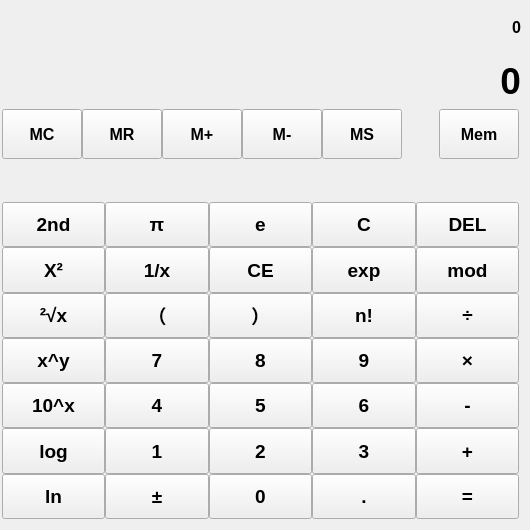
    <widget class="QWidget" name="sciPage">
     <widget class="QWidget" name="layoutWidget_2">
      <property name="geometry">
       <rect>
        <x>0</x>
        <y>0</y>
        <width>521</width>
        <height>161</height>
       </rect>
      </property>
      <layout class="QVBoxLayout" name="TextLabelLayout_2">
       <property name="spacing">
        <number>0</number>
       </property>
       <item>
        <widget class="QLabel" name="textLabelunder_2">
         <property name="sizePolicy">
          <sizepolicy hsizetype="Preferred" vsizetype="Minimum">
           <horstretch>0</horstretch>
           <verstretch>0</verstretch>
          </sizepolicy>
         </property>
         <property name="font">
          <font>
           <family>Microsoft YaHei UI</family>
           <pointsize>12</pointsize>
           <weight>75</weight>
           <bold>true</bold>
           <underline>false</underline>
           <kerning>true</kerning>
          </font>
         </property>
         <property name="cursor">
          <cursorShape>IBeamCursor</cursorShape>
         </property>
         <property name="mouseTracking">
          <bool>true</bool>
         </property>
         <property name="tabletTracking">
          <bool>false</bool>
         </property>
         <property name="text">
          <string>0</string>
         </property>
         <property name="textFormat">
          <enum>Qt::AutoText</enum>
         </property>
         <property name="alignment">
          <set>Qt::AlignRight|Qt::AlignTrailing|Qt::AlignVCenter</set>
         </property>
         <property name="margin">
          <number>10</number>
         </property>
         <property name="openExternalLinks">
          <bool>false</bool>
         </property>
        </widget>
       </item>
       <item>
        <widget class="QLabel" name="textLabelmain_2">
         <property name="enabled">
          <bool>true</bool>
         </property>
         <property name="font">
          <font>
           <family>Microsoft YaHei UI</family>
           <pointsize>28</pointsize>
           <weight>75</weight>
           <bold>true</bold>
           <underline>false</underline>
           <kerning>true</kerning>
          </font>
         </property>
         <property name="cursor">
          <cursorShape>IBeamCursor</cursorShape>
         </property>
         <property name="mouseTracking">
          <bool>false</bool>
         </property>
         <property name="tabletTracking">
          <bool>false</bool>
         </property>
         <property name="frameShadow">
          <enum>QFrame::Plain</enum>
         </property>
         <property name="text">
          <string>0</string>
         </property>
         <property name="textFormat">
          <enum>Qt::AutoText</enum>
         </property>
         <property name="alignment">
          <set>Qt::AlignRight|Qt::AlignTrailing|Qt::AlignVCenter</set>
         </property>
         <property name="margin">
          <number>10</number>
         </property>
         <property name="openExternalLinks">
          <bool>false</bool>
         </property>
        </widget>
       </item>
       <item>
        <layout class="QHBoxLayout" name="MemoryLayout_2">
         <property name="spacing">
          <number>0</number>
         </property>
         <property name="leftMargin">
          <number>2</number>
         </property>
         <property name="topMargin">
          <number>2</number>
         </property>
         <property name="rightMargin">
          <number>2</number>
         </property>
         <property name="bottomMargin">
          <number>2</number>
         </property>
         <item>
          <widget class="QPushButton" name="btnMenClear_2">
           <property name="sizePolicy">
            <sizepolicy hsizetype="Minimum" vsizetype="Minimum">
             <horstretch>0</horstretch>
             <verstretch>0</verstretch>
            </sizepolicy>
           </property>
           <property name="font">
            <font>
             <family>Microsoft YaHei UI</family>
             <pointsize>12</pointsize>
             <weight>75</weight>
             <bold>true</bold>
            </font>
           </property>
           <property name="text">
            <string>MC</string>
           </property>
          </widget>
         </item>
         <item>
          <widget class="QPushButton" name="btnMemRead_2">
           <property name="sizePolicy">
            <sizepolicy hsizetype="Minimum" vsizetype="Minimum">
             <horstretch>0</horstretch>
             <verstretch>0</verstretch>
            </sizepolicy>
           </property>
           <property name="font">
            <font>
             <family>Microsoft YaHei UI</family>
             <pointsize>12</pointsize>
             <weight>75</weight>
             <bold>true</bold>
            </font>
           </property>
           <property name="text">
            <string>MR</string>
           </property>
          </widget>
         </item>
         <item>
          <widget class="QPushButton" name="btnMenAdd_2">
           <property name="sizePolicy">
            <sizepolicy hsizetype="Minimum" vsizetype="Minimum">
             <horstretch>0</horstretch>
             <verstretch>0</verstretch>
            </sizepolicy>
           </property>
           <property name="font">
            <font>
             <family>Microsoft YaHei UI</family>
             <pointsize>12</pointsize>
             <weight>75</weight>
             <bold>true</bold>
            </font>
           </property>
           <property name="text">
            <string>M+</string>
           </property>
          </widget>
         </item>
         <item>
          <widget class="QPushButton" name="btnMenMinus_2">
           <property name="sizePolicy">
            <sizepolicy hsizetype="Minimum" vsizetype="Minimum">
             <horstretch>0</horstretch>
             <verstretch>0</verstretch>
            </sizepolicy>
           </property>
           <property name="font">
            <font>
             <family>Microsoft YaHei UI</family>
             <pointsize>12</pointsize>
             <weight>75</weight>
             <bold>true</bold>
            </font>
           </property>
           <property name="text">
            <string>M-</string>
           </property>
          </widget>
         </item>
         <item>
          <widget class="QPushButton" name="btnMenSave_2">
           <property name="sizePolicy">
            <sizepolicy hsizetype="Minimum" vsizetype="Minimum">
             <horstretch>0</horstretch>
             <verstretch>0</verstretch>
            </sizepolicy>
           </property>
           <property name="font">
            <font>
             <family>Microsoft YaHei UI</family>
             <pointsize>12</pointsize>
             <weight>75</weight>
             <bold>true</bold>
            </font>
           </property>
           <property name="text">
            <string>MS</string>
           </property>
          </widget>
         </item>
         <item>
          <spacer name="horizontalSpacer_6">
           <property name="orientation">
            <enum>Qt::Horizontal</enum>
           </property>
           <property name="sizeHint" stdset="0">
            <size>
             <width>40</width>
             <height>20</height>
            </size>
           </property>
          </spacer>
         </item>
         <item>
          <widget class="QPushButton" name="btnMemory_2">
           <property name="sizePolicy">
            <sizepolicy hsizetype="Minimum" vsizetype="Minimum">
             <horstretch>0</horstretch>
             <verstretch>0</verstretch>
            </sizepolicy>
           </property>
           <property name="font">
            <font>
             <family>Microsoft YaHei UI</family>
             <pointsize>12</pointsize>
             <weight>75</weight>
             <bold>true</bold>
            </font>
           </property>
           <property name="text">
            <string>Mem</string>
           </property>
          </widget>
         </item>
        </layout>
       </item>
      </layout>
     </widget>
     <widget class="QWidget" name="layoutWidget_4">
      <property name="geometry">
       <rect>
        <x>0</x>
        <y>200</y>
        <width>521</width>
        <height>321</height>
       </rect>
      </property>
      <property name="sizePolicy">
       <sizepolicy hsizetype="Minimum" vsizetype="Minimum">
        <horstretch>0</horstretch>
        <verstretch>0</verstretch>
       </sizepolicy>
      </property>
      <layout class="QGridLayout" name="KeyBoardLayout_2">
       <property name="leftMargin">
        <number>2</number>
       </property>
       <property name="topMargin">
        <number>2</number>
       </property>
       <property name="rightMargin">
        <number>2</number>
       </property>
       <property name="bottomMargin">
        <number>2</number>
       </property>
       <property name="spacing">
        <number>0</number>
       </property>
       <item row="11" column="5">
        <widget class="QPushButton" name="btnMinus_2">
         <property name="sizePolicy">
          <sizepolicy hsizetype="Minimum" vsizetype="Minimum">
           <horstretch>0</horstretch>
           <verstretch>0</verstretch>
          </sizepolicy>
         </property>
         <property name="font">
          <font>
           <family>Microsoft YaHei UI</family>
           <pointsize>14</pointsize>
           <weight>75</weight>
           <bold>true</bold>
          </font>
         </property>
         <property name="text">
          <string>-</string>
         </property>
        </widget>
       </item>
       <item row="6" column="2">
        <widget class="QPushButton" name="btnInverse_2">
         <property name="sizePolicy">
          <sizepolicy hsizetype="Minimum" vsizetype="Minimum">
           <horstretch>0</horstretch>
           <verstretch>0</verstretch>
          </sizepolicy>
         </property>
         <property name="font">
          <font>
           <family>Microsoft YaHei UI</family>
           <pointsize>14</pointsize>
           <weight>75</weight>
           <bold>true</bold>
          </font>
         </property>
         <property name="text">
          <string>1/x</string>
         </property>
        </widget>
       </item>
       <item row="10" column="3">
        <widget class="QPushButton" name="btn8_2">
         <property name="sizePolicy">
          <sizepolicy hsizetype="Minimum" vsizetype="Minimum">
           <horstretch>0</horstretch>
           <verstretch>0</verstretch>
          </sizepolicy>
         </property>
         <property name="font">
          <font>
           <family>Microsoft YaHei UI</family>
           <pointsize>14</pointsize>
           <weight>75</weight>
           <bold>true</bold>
          </font>
         </property>
         <property name="text">
          <string>8</string>
         </property>
        </widget>
       </item>
       <item row="12" column="1">
        <widget class="QPushButton" name="btnLog">
         <property name="sizePolicy">
          <sizepolicy hsizetype="Minimum" vsizetype="Minimum">
           <horstretch>0</horstretch>
           <verstretch>0</verstretch>
          </sizepolicy>
         </property>
         <property name="font">
          <font>
           <family>Microsoft YaHei UI</family>
           <pointsize>14</pointsize>
           <weight>75</weight>
           <bold>true</bold>
          </font>
         </property>
         <property name="text">
          <string>log</string>
         </property>
        </widget>
       </item>
       <item row="6" column="3">
        <widget class="QPushButton" name="btnCE_2">
         <property name="sizePolicy">
          <sizepolicy hsizetype="Minimum" vsizetype="Minimum">
           <horstretch>0</horstretch>
           <verstretch>0</verstretch>
          </sizepolicy>
         </property>
         <property name="font">
          <font>
           <family>Microsoft YaHei UI</family>
           <pointsize>14</pointsize>
           <weight>75</weight>
           <bold>true</bold>
          </font>
         </property>
         <property name="text">
          <string>CE</string>
         </property>
        </widget>
       </item>
       <item row="1" column="2">
        <widget class="QPushButton" name="btnPi">
         <property name="sizePolicy">
          <sizepolicy hsizetype="Minimum" vsizetype="Minimum">
           <horstretch>0</horstretch>
           <verstretch>0</verstretch>
          </sizepolicy>
         </property>
         <property name="font">
          <font>
           <family>Microsoft YaHei UI</family>
           <pointsize>14</pointsize>
           <weight>75</weight>
           <bold>true</bold>
          </font>
         </property>
         <property name="text">
          <string>π</string>
         </property>
        </widget>
       </item>
       <item row="8" column="5">
        <widget class="QPushButton" name="btnDivide_2">
         <property name="sizePolicy">
          <sizepolicy hsizetype="Minimum" vsizetype="Minimum">
           <horstretch>0</horstretch>
           <verstretch>0</verstretch>
          </sizepolicy>
         </property>
         <property name="font">
          <font>
           <family>Microsoft YaHei UI</family>
           <pointsize>14</pointsize>
           <weight>75</weight>
           <bold>true</bold>
          </font>
         </property>
         <property name="text">
          <string>÷</string>
         </property>
        </widget>
       </item>
       <item row="12" column="4">
        <widget class="QPushButton" name="btn3_2">
         <property name="sizePolicy">
          <sizepolicy hsizetype="Minimum" vsizetype="Minimum">
           <horstretch>0</horstretch>
           <verstretch>0</verstretch>
          </sizepolicy>
         </property>
         <property name="font">
          <font>
           <family>Microsoft YaHei UI</family>
           <pointsize>14</pointsize>
           <weight>75</weight>
           <bold>true</bold>
          </font>
         </property>
         <property name="text">
          <string>3</string>
         </property>
        </widget>
       </item>
       <item row="6" column="5">
        <widget class="QPushButton" name="btnMod">
         <property name="sizePolicy">
          <sizepolicy hsizetype="Minimum" vsizetype="Minimum">
           <horstretch>0</horstretch>
           <verstretch>0</verstretch>
          </sizepolicy>
         </property>
         <property name="font">
          <font>
           <family>Microsoft YaHei UI</family>
           <pointsize>14</pointsize>
           <weight>75</weight>
           <bold>true</bold>
          </font>
         </property>
         <property name="text">
          <string>mod</string>
         </property>
        </widget>
       </item>
       <item row="6" column="1">
        <widget class="QPushButton" name="btnPow2_2">
         <property name="sizePolicy">
          <sizepolicy hsizetype="Minimum" vsizetype="Minimum">
           <horstretch>0</horstretch>
           <verstretch>0</verstretch>
          </sizepolicy>
         </property>
         <property name="font">
          <font>
           <family>Microsoft YaHei UI</family>
           <pointsize>14</pointsize>
           <weight>75</weight>
           <bold>true</bold>
          </font>
         </property>
         <property name="text">
          <string>X²</string>
         </property>
        </widget>
       </item>
       <item row="10" column="2">
        <widget class="QPushButton" name="btn7_2">
         <property name="sizePolicy">
          <sizepolicy hsizetype="Minimum" vsizetype="Minimum">
           <horstretch>0</horstretch>
           <verstretch>0</verstretch>
          </sizepolicy>
         </property>
         <property name="font">
          <font>
           <family>Microsoft YaHei UI</family>
           <pointsize>14</pointsize>
           <weight>75</weight>
           <bold>true</bold>
          </font>
         </property>
         <property name="text">
          <string>7</string>
         </property>
        </widget>
       </item>
       <item row="6" column="4">
        <widget class="QPushButton" name="btnExp">
         <property name="sizePolicy">
          <sizepolicy hsizetype="Minimum" vsizetype="Minimum">
           <horstretch>0</horstretch>
           <verstretch>0</verstretch>
          </sizepolicy>
         </property>
         <property name="font">
          <font>
           <family>Microsoft YaHei UI</family>
           <pointsize>14</pointsize>
           <weight>75</weight>
           <bold>true</bold>
          </font>
         </property>
         <property name="text">
          <string>exp</string>
         </property>
        </widget>
       </item>
       <item row="8" column="3">
        <widget class="QPushButton" name="btnRightBasket">
         <property name="sizePolicy">
          <sizepolicy hsizetype="Minimum" vsizetype="Minimum">
           <horstretch>0</horstretch>
           <verstretch>0</verstretch>
          </sizepolicy>
         </property>
         <property name="font">
          <font>
           <family>Microsoft YaHei UI</family>
           <pointsize>14</pointsize>
           <weight>75</weight>
           <bold>true</bold>
          </font>
         </property>
         <property name="text">
          <string>）</string>
         </property>
        </widget>
       </item>
       <item row="10" column="4">
        <widget class="QPushButton" name="btn9_2">
         <property name="sizePolicy">
          <sizepolicy hsizetype="Minimum" vsizetype="Minimum">
           <horstretch>0</horstretch>
           <verstretch>0</verstretch>
          </sizepolicy>
         </property>
         <property name="font">
          <font>
           <family>Microsoft YaHei UI</family>
           <pointsize>14</pointsize>
           <weight>75</weight>
           <bold>true</bold>
          </font>
         </property>
         <property name="text">
          <string>9</string>
         </property>
        </widget>
       </item>
       <item row="13" column="5">
        <widget class="QPushButton" name="btnEqual_2">
         <property name="sizePolicy">
          <sizepolicy hsizetype="Minimum" vsizetype="Minimum">
           <horstretch>0</horstretch>
           <verstretch>0</verstretch>
          </sizepolicy>
         </property>
         <property name="font">
          <font>
           <family>Microsoft YaHei UI</family>
           <pointsize>14</pointsize>
           <weight>75</weight>
           <bold>true</bold>
          </font>
         </property>
         <property name="text">
          <string>=</string>
         </property>
        </widget>
       </item>
       <item row="12" column="5">
        <widget class="QPushButton" name="btnAdd_2">
         <property name="sizePolicy">
          <sizepolicy hsizetype="Minimum" vsizetype="Minimum">
           <horstretch>0</horstretch>
           <verstretch>0</verstretch>
          </sizepolicy>
         </property>
         <property name="font">
          <font>
           <family>Microsoft YaHei UI</family>
           <pointsize>14</pointsize>
           <weight>75</weight>
           <bold>true</bold>
          </font>
         </property>
         <property name="text">
          <string>+</string>
         </property>
        </widget>
       </item>
       <item row="11" column="2">
        <widget class="QPushButton" name="btn4_2">
         <property name="sizePolicy">
          <sizepolicy hsizetype="Minimum" vsizetype="Minimum">
           <horstretch>0</horstretch>
           <verstretch>0</verstretch>
          </sizepolicy>
         </property>
         <property name="font">
          <font>
           <family>Microsoft YaHei UI</family>
           <pointsize>14</pointsize>
           <weight>75</weight>
           <bold>true</bold>
          </font>
         </property>
         <property name="text">
          <string>4</string>
         </property>
        </widget>
       </item>
       <item row="11" column="3">
        <widget class="QPushButton" name="btn5_2">
         <property name="sizePolicy">
          <sizepolicy hsizetype="Minimum" vsizetype="Minimum">
           <horstretch>0</horstretch>
           <verstretch>0</verstretch>
          </sizepolicy>
         </property>
         <property name="font">
          <font>
           <family>Microsoft YaHei UI</family>
           <pointsize>14</pointsize>
           <weight>75</weight>
           <bold>true</bold>
          </font>
         </property>
         <property name="text">
          <string>5</string>
         </property>
        </widget>
       </item>
       <item row="11" column="4">
        <widget class="QPushButton" name="btn6_2">
         <property name="sizePolicy">
          <sizepolicy hsizetype="Minimum" vsizetype="Minimum">
           <horstretch>0</horstretch>
           <verstretch>0</verstretch>
          </sizepolicy>
         </property>
         <property name="font">
          <font>
           <family>Microsoft YaHei UI</family>
           <pointsize>14</pointsize>
           <weight>75</weight>
           <bold>true</bold>
          </font>
         </property>
         <property name="text">
          <string>6</string>
         </property>
        </widget>
       </item>
       <item row="11" column="1">
        <widget class="QPushButton" name="btn10times">
         <property name="sizePolicy">
          <sizepolicy hsizetype="Minimum" vsizetype="Minimum">
           <horstretch>0</horstretch>
           <verstretch>0</verstretch>
          </sizepolicy>
         </property>
         <property name="font">
          <font>
           <family>Microsoft YaHei UI</family>
           <pointsize>14</pointsize>
           <weight>75</weight>
           <bold>true</bold>
          </font>
         </property>
         <property name="text">
          <string>10^x</string>
         </property>
        </widget>
       </item>
       <item row="1" column="4">
        <widget class="QPushButton" name="btnC_2">
         <property name="sizePolicy">
          <sizepolicy hsizetype="Minimum" vsizetype="Minimum">
           <horstretch>0</horstretch>
           <verstretch>0</verstretch>
          </sizepolicy>
         </property>
         <property name="font">
          <font>
           <family>Microsoft YaHei UI</family>
           <pointsize>14</pointsize>
           <weight>75</weight>
           <bold>true</bold>
          </font>
         </property>
         <property name="text">
          <string>C</string>
         </property>
        </widget>
       </item>
       <item row="13" column="1">
        <widget class="QPushButton" name="btnLn">
         <property name="sizePolicy">
          <sizepolicy hsizetype="Minimum" vsizetype="Minimum">
           <horstretch>0</horstretch>
           <verstretch>0</verstretch>
          </sizepolicy>
         </property>
         <property name="font">
          <font>
           <family>Microsoft YaHei UI</family>
           <pointsize>14</pointsize>
           <weight>75</weight>
           <bold>true</bold>
          </font>
         </property>
         <property name="text">
          <string>ln</string>
         </property>
        </widget>
       </item>
       <item row="10" column="5">
        <widget class="QPushButton" name="btnMultiple_2">
         <property name="sizePolicy">
          <sizepolicy hsizetype="Minimum" vsizetype="Minimum">
           <horstretch>0</horstretch>
           <verstretch>0</verstretch>
          </sizepolicy>
         </property>
         <property name="font">
          <font>
           <family>Microsoft YaHei UI</family>
           <pointsize>14</pointsize>
           <weight>75</weight>
           <bold>true</bold>
          </font>
         </property>
         <property name="text">
          <string>×</string>
         </property>
        </widget>
       </item>
       <item row="12" column="2">
        <widget class="QPushButton" name="btn1_2">
         <property name="sizePolicy">
          <sizepolicy hsizetype="Minimum" vsizetype="Minimum">
           <horstretch>0</horstretch>
           <verstretch>0</verstretch>
          </sizepolicy>
         </property>
         <property name="font">
          <font>
           <family>Microsoft YaHei UI</family>
           <pointsize>14</pointsize>
           <weight>75</weight>
           <bold>true</bold>
          </font>
         </property>
         <property name="text">
          <string>1</string>
         </property>
        </widget>
       </item>
       <item row="1" column="3">
        <widget class="QPushButton" name="btnE">
         <property name="sizePolicy">
          <sizepolicy hsizetype="Minimum" vsizetype="Minimum">
           <horstretch>0</horstretch>
           <verstretch>0</verstretch>
          </sizepolicy>
         </property>
         <property name="font">
          <font>
           <family>Microsoft YaHei UI</family>
           <pointsize>14</pointsize>
           <weight>75</weight>
           <bold>true</bold>
          </font>
         </property>
         <property name="text">
          <string>e</string>
         </property>
        </widget>
       </item>
       <item row="13" column="2">
        <widget class="QPushButton" name="btnNeg_2">
         <property name="sizePolicy">
          <sizepolicy hsizetype="Minimum" vsizetype="Minimum">
           <horstretch>0</horstretch>
           <verstretch>0</verstretch>
          </sizepolicy>
         </property>
         <property name="font">
          <font>
           <family>Microsoft YaHei UI</family>
           <pointsize>14</pointsize>
           <weight>75</weight>
           <bold>true</bold>
          </font>
         </property>
         <property name="text">
          <string>±</string>
         </property>
        </widget>
       </item>
       <item row="1" column="1">
        <widget class="QPushButton" name="btn2nd">
         <property name="sizePolicy">
          <sizepolicy hsizetype="Minimum" vsizetype="Minimum">
           <horstretch>0</horstretch>
           <verstretch>0</verstretch>
          </sizepolicy>
         </property>
         <property name="font">
          <font>
           <family>Microsoft YaHei UI</family>
           <pointsize>14</pointsize>
           <weight>75</weight>
           <bold>true</bold>
          </font>
         </property>
         <property name="text">
          <string>2nd</string>
         </property>
        </widget>
       </item>
       <item row="10" column="1">
        <widget class="QPushButton" name="btnXpowY">
         <property name="sizePolicy">
          <sizepolicy hsizetype="Minimum" vsizetype="Minimum">
           <horstretch>0</horstretch>
           <verstretch>0</verstretch>
          </sizepolicy>
         </property>
         <property name="font">
          <font>
           <family>Microsoft YaHei UI</family>
           <pointsize>14</pointsize>
           <weight>75</weight>
           <bold>true</bold>
          </font>
         </property>
         <property name="text">
          <string>x^y</string>
         </property>
        </widget>
       </item>
       <item row="12" column="3">
        <widget class="QPushButton" name="btn2_2">
         <property name="sizePolicy">
          <sizepolicy hsizetype="Minimum" vsizetype="Minimum">
           <horstretch>0</horstretch>
           <verstretch>0</verstretch>
          </sizepolicy>
         </property>
         <property name="font">
          <font>
           <family>Microsoft YaHei UI</family>
           <pointsize>14</pointsize>
           <weight>75</weight>
           <bold>true</bold>
          </font>
         </property>
         <property name="text">
          <string>2</string>
         </property>
        </widget>
       </item>
       <item row="13" column="4">
        <widget class="QPushButton" name="btnDot_2">
         <property name="sizePolicy">
          <sizepolicy hsizetype="Minimum" vsizetype="Minimum">
           <horstretch>0</horstretch>
           <verstretch>0</verstretch>
          </sizepolicy>
         </property>
         <property name="font">
          <font>
           <family>Microsoft YaHei UI</family>
           <pointsize>14</pointsize>
           <weight>75</weight>
           <bold>true</bold>
          </font>
         </property>
         <property name="text">
          <string>.</string>
         </property>
        </widget>
       </item>
       <item row="1" column="5">
        <widget class="QPushButton" name="btnDEL_2">
         <property name="sizePolicy">
          <sizepolicy hsizetype="Minimum" vsizetype="Minimum">
           <horstretch>0</horstretch>
           <verstretch>0</verstretch>
          </sizepolicy>
         </property>
         <property name="font">
          <font>
           <family>Microsoft YaHei UI</family>
           <pointsize>14</pointsize>
           <weight>75</weight>
           <bold>true</bold>
          </font>
         </property>
         <property name="text">
          <string>DEL</string>
         </property>
        </widget>
       </item>
       <item row="8" column="2">
        <widget class="QPushButton" name="btnLeftBasket">
         <property name="sizePolicy">
          <sizepolicy hsizetype="Minimum" vsizetype="Minimum">
           <horstretch>0</horstretch>
           <verstretch>0</verstretch>
          </sizepolicy>
         </property>
         <property name="font">
          <font>
           <family>Microsoft YaHei UI</family>
           <pointsize>14</pointsize>
           <weight>75</weight>
           <bold>true</bold>
          </font>
         </property>
         <property name="text">
          <string>（</string>
         </property>
        </widget>
       </item>
       <item row="13" column="3">
        <widget class="QPushButton" name="btn0_2">
         <property name="sizePolicy">
          <sizepolicy hsizetype="Minimum" vsizetype="Minimum">
           <horstretch>0</horstretch>
           <verstretch>0</verstretch>
          </sizepolicy>
         </property>
         <property name="font">
          <font>
           <family>Microsoft YaHei UI</family>
           <pointsize>14</pointsize>
           <weight>75</weight>
           <bold>true</bold>
          </font>
         </property>
         <property name="text">
          <string>0</string>
         </property>
        </widget>
       </item>
       <item row="8" column="4">
        <widget class="QPushButton" name="btnNmulti">
         <property name="sizePolicy">
          <sizepolicy hsizetype="Minimum" vsizetype="Minimum">
           <horstretch>0</horstretch>
           <verstretch>0</verstretch>
          </sizepolicy>
         </property>
         <property name="font">
          <font>
           <family>Microsoft YaHei UI</family>
           <pointsize>14</pointsize>
           <weight>75</weight>
           <bold>true</bold>
          </font>
         </property>
         <property name="text">
          <string>n!</string>
         </property>
        </widget>
       </item>
       <item row="8" column="1">
        <widget class="QPushButton" name="btnSqrt_2">
         <property name="sizePolicy">
          <sizepolicy hsizetype="Minimum" vsizetype="Minimum">
           <horstretch>0</horstretch>
           <verstretch>0</verstretch>
          </sizepolicy>
         </property>
         <property name="font">
          <font>
           <family>Microsoft YaHei UI</family>
           <pointsize>14</pointsize>
           <weight>75</weight>
           <bold>true</bold>
          </font>
         </property>
         <property name="text">
          <string>²√x</string>
         </property>
        </widget>
       </item>
      </layout>
     </widget>
    </widget>
